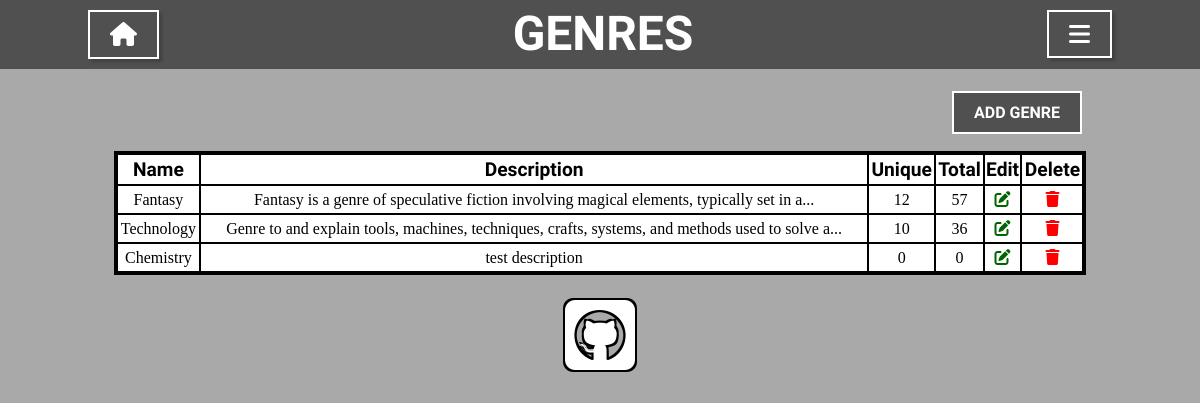
Before: /genres/ with the older database file.
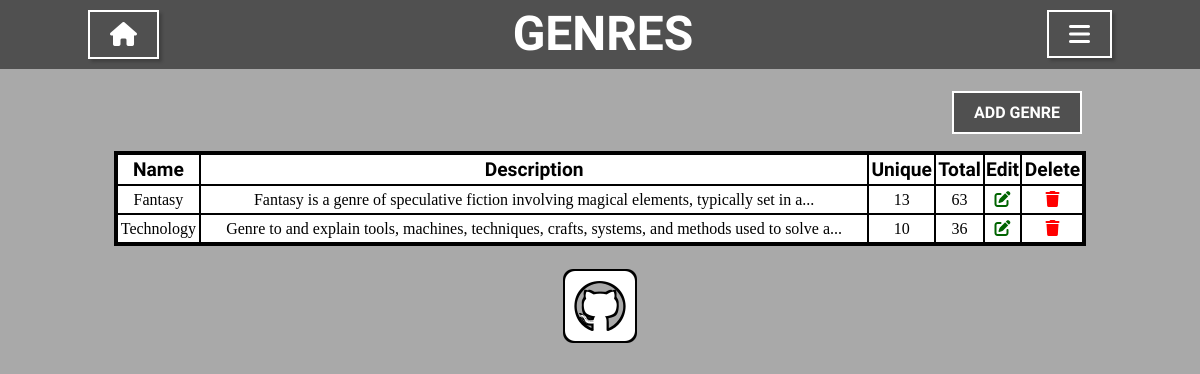
After: the same page with the newer database file.
### library_app/models/genre.py (models this page shows, shortened)
class Genre(db.Model):
    id = db.Column(db.Integer, primary_key=True)
    name = db.Column(db.String(20), unique=True, nullable=False)
    description = db.Column(db.String(255), nullable=False)
    books = db.relationship('Book', cascade="all,delete",
                            backref='genre', lazy=True)
    def to_dict(self):
        return {
            'name': self.name,
            'description': self.description,
            'unique_books': len(self.books),
            'total_copies': sum([book.copies for book in self.books])
        }

### library_app/views/genres.py (the view)
@genres.route('/')
def genres_page():
    title = 'Genres'
    genres_list = genre_service.get_all_genres()
    if genres_list == 'Error':
        genres_list = None
    return render_template('genres.html', genres_list=genres_list, title=title)

### library_app/service/genre_service.py (called while the page is built)
def get_all_genres():
    genres = Genre.query.all()
    if genres:
        return [genre.to_dict() for genre in genres]
    return 'Error'

### library_app/templates/genres.html
{% extends 'base.html' %}
{% block content %}
        <div class="controls">
            <div class="form_buttons">
                <a href="{{ url_for('genres.add_genre') }}" class="button">Add Genre</a>
            </div>
        </div>
        {% if genres_list %}
            <table>
                <tr>
                    <th>Name</th>
                    <th>Description</th>
                    <th>Unique</th>
                    <th>Total</th>
                    <th>Edit</th>
                    <th>Delete</th>
                </tr>
                {% for genre in genres_list %}
                <tr>
                    <td>{{ genre.name | title }}</td>
                    <td>{{ genre.description | truncate(length=100, end='...')}}</td>
                    <td>{{ genre.unique_books }}</td>
                    <td>{{ genre.total_copies }}</td>
                    <td><a href="{{ url_for('genres.update_genre', genre_name=genre.name) }}"><i style="color: darkgreen" class="fas fa-edit"></i></a></td>
                    <td><a href="{{ url_for('genres.delete_genre', genre_name=genre.name) }}"><i style="color: red" class="fas fa-trash"></i></a></td>
                </tr>
                {% endfor %}
            </table>
        {% endif %}
{% endblock %}

### library_app/templates/base.html (shortened to what this page needs)
<!doctype html>
<html lang="en">
<head>
    <link rel="stylesheet" type="text/css" href="{{ url_for('static', filename='css/css-reset.css') }}">
    <link rel="stylesheet" type="text/css" href="{{ url_for('static', filename='css/styles.css') }}">
</head>
<body>
    <div class="container">
        <header>
            <div class="nav_bar">
                <a href="{{ url_for('index.index_page') }}" class="nav_bar_button"><i class="fas fa-home"></i></a>
                {% if title %}
                    <h1>{{ title }}</h1>
                {% else %}
                    <h1>Library App</h1>
                {% endif %}
                <div class="dropdown_menu">
                    <i class="fas fa-bars nav_bar_button"></i>
                </div>
            </div>
        </header>
        <main>
            {% block content %}
            {% endblock %}
        </main>
        <footer>
            <a href="https://github.com/lordwerneo/epam-library"><i class="fab fa-github-square icon"></i></a>
        </footer>
    </div>
</body>

### library_app/static/css/styles.css (style rules this page uses)
body { background-color: darkgrey; background-repeat: no-repeat; background-position: center top; }
a { color: white; text-decoration: none; font-family: 'Source Sans Pro', sans-serif; font-weight: 700; }
header div a i { color: white; }
h1 { color: white; font-family: 'Source Sans Pro', sans-serif; font-weight: 700; font-size: 3rem; }
header { width: 100%; background-color: #505050; position: fixed; }
.nav_bar { max-width: 1024px; display: flex; margin: 10px auto; justify-content: space-between; }
.nav_bar h1 { text-transform: uppercase; }
.nav_bar_button { color: white; font-size: 1.5rem; border: solid 2px white; text-transform: uppercase; padding: 10px 20px; box-shadow: 3px 3px 3px rgba(0, 0, 0, 0.2); }
.dropdown_menu { position: relative; display: inline-block; }
main { max-width: 1024px; padding-top: 90px; margin: 0 auto; text-align: center; }
a i { color: black; }
.controls { display: flex; justify-content: flex-end; padding-bottom: 30px; }
.form_buttons { padding-top: 15px; padding-right: 30px; }
.button { background-color: #505050; padding: 10px 20px; border: 2px solid white; text-transform: uppercase; }
table { background-color: white; border-collapse: collapse; border: 4px solid black; table-layout: auto; width: 95%; margin: 0 auto; }
th { font-family: 'Source Sans Pro', sans-serif; font-weight: 700; font-size: 1.2rem; }
td { font-family: "Times New Roman", Times, serif; font-size: 1rem; }
td a { color: black; font-family: "Times New Roman", Times, serif; font-weight: 300; font-size: 1rem; }
th,td { border: 2px solid black; padding: 5px 0; }
footer { max-width: 1024px; margin: 0 auto; text-align: center; }
.icon { margin-top: 20px; font-size: 5rem; color: white; text-shadow: -2px -2px 0 #000, 2px -2px 0 #000, -2px 2px 0 #000, 2px 2px 0 #000; }

Changed rows visible on the page:
removed Genre: name "Chemistry", description "test description", unique_books "0", total_copies "0"
computed for Genre "Fantasy": unique_books "12" → "13"; total_copies "57" → "63"
